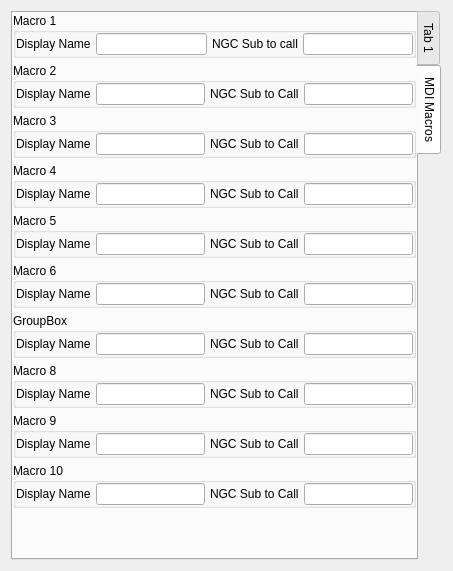
               <widget class="QWidget" name="settings">
                <layout class="QVBoxLayout" name="verticalLayout_17">
                 <item>
                  <widget class="QTabWidget" name="settings_tab">
                   <property name="tabPosition">
                    <enum>QTabWidget::East</enum>
                   </property>
                   <property name="currentIndex">
                    <number>1</number>
                   </property>
                   <widget class="QWidget" name="tab">
                    <attribute name="title">
                     <string>Tab 1</string>
                    </attribute>
                   </widget>
                   <widget class="QWidget" name="tab_mdi_macros">
                    <attribute name="title">
                     <string>MDI Macros</string>
                    </attribute>
                    <layout class="QVBoxLayout" name="verticalLayout_22">
                     <property name="spacing">
                      <number>5</number>
                     </property>
                     <property name="leftMargin">
                      <number>0</number>
                     </property>
                     <property name="topMargin">
                      <number>0</number>
                     </property>
                     <property name="rightMargin">
                      <number>0</number>
                     </property>
                     <property name="bottomMargin">
                      <number>10</number>
                     </property>
                     <item>
                      <widget class="QGroupBox" name="groupBox_11">
                       <property name="title">
                        <string>Macro 1</string>
                       </property>
                       <layout class="QGridLayout" name="gridLayout_18">
                        <property name="leftMargin">
                         <number>0</number>
                        </property>
                        <property name="topMargin">
                         <number>0</number>
                        </property>
                        <property name="rightMargin">
                         <number>0</number>
                        </property>
                        <property name="bottomMargin">
                         <number>0</number>
                        </property>
                        <property name="horizontalSpacing">
                         <number>5</number>
                        </property>
                        <property name="verticalSpacing">
                         <number>2</number>
                        </property>
                        <item row="0" column="1">
                         <widget class="VCPLineEdit" name="lineedit"/>
                        </item>
                        <item row="0" column="0">
                         <widget class="QLabel" name="label_3">
                          <property name="text">
                           <string>Display Name</string>
                          </property>
                         </widget>
                        </item>
                        <item row="0" column="2">
                         <widget class="QLabel" name="label_4">
                          <property name="text">
                           <string>NGC Sub to call</string>
                          </property>
                         </widget>
                        </item>
                        <item row="0" column="3">
                         <widget class="VCPLineEdit" name="lineedit_2"/>
                        </item>
                       </layout>
                      </widget>
                     </item>
                     <item>
                      <widget class="QGroupBox" name="groupBox_12">
                       <property name="title">
                        <string>Macro 2</string>
                       </property>
                       <layout class="QGridLayout" name="gridLayout_19">
                        <property name="leftMargin">
                         <number>0</number>
                        </property>
                        <property name="topMargin">
                         <number>0</number>
                        </property>
                        <property name="rightMargin">
                         <number>0</number>
                        </property>
                        <property name="bottomMargin">
                         <number>0</number>
                        </property>
                        <property name="horizontalSpacing">
                         <number>5</number>
                        </property>
                        <property name="verticalSpacing">
                         <number>2</number>
                        </property>
                        <item row="0" column="0">
                         <widget class="QLabel" name="label_5">
                          <property name="text">
                           <string>Display Name</string>
                          </property>
                         </widget>
                        </item>
                        <item row="0" column="1">
                         <widget class="VCPLineEdit" name="lineedit_3"/>
                        </item>
                        <item row="0" column="2">
                         <widget class="QLabel" name="label_6">
                          <property name="text">
                           <string>NGC Sub to Call</string>
                          </property>
                         </widget>
                        </item>
                        <item row="0" column="3">
                         <widget class="VCPLineEdit" name="lineedit_4"/>
                        </item>
                       </layout>
                      </widget>
                     </item>
                     <item>
                      <widget class="QGroupBox" name="groupBox_13">
                       <property name="title">
                        <string>Macro 3</string>
                       </property>
                       <layout class="QGridLayout" name="gridLayout_20">
                        <property name="leftMargin">
                         <number>0</number>
                        </property>
                        <property name="topMargin">
                         <number>0</number>
                        </property>
                        <property name="rightMargin">
                         <number>0</number>
                        </property>
                        <property name="bottomMargin">
                         <number>0</number>
                        </property>
                        <property name="horizontalSpacing">
                         <number>5</number>
                        </property>
                        <property name="verticalSpacing">
                         <number>2</number>
                        </property>
                        <item row="0" column="1">
                         <widget class="VCPLineEdit" name="lineedit_5"/>
                        </item>
                        <item row="0" column="2">
                         <widget class="QLabel" name="label_15">
                          <property name="text">
                           <string>NGC Sub to Call</string>
                          </property>
                         </widget>
                        </item>
                        <item row="0" column="0">
                         <widget class="QLabel" name="label_7">
                          <property name="text">
                           <string>Display Name</string>
                          </property>
                         </widget>
                        </item>
                        <item row="0" column="3">
                         <widget class="VCPLineEdit" name="lineedit_6"/>
                        </item>
                       </layout>
                      </widget>
                     </item>
                     <item>
                      <widget class="QGroupBox" name="groupBox_14">
                       <property name="title">
                        <string>Macro 4</string>
                       </property>
                       <layout class="QGridLayout" name="gridLayout_21">
                        <property name="leftMargin">
                         <number>0</number>
                        </property>
                        <property name="topMargin">
                         <number>0</number>
                        </property>
                        <property name="rightMargin">
                         <number>0</number>
                        </property>
                        <property name="bottomMargin">
                         <number>0</number>
                        </property>
                        <property name="horizontalSpacing">
                         <number>5</number>
                        </property>
                        <property name="verticalSpacing">
                         <number>2</number>
                        </property>
                        <item row="0" column="2">
                         <widget class="QLabel" name="label_16">
                          <property name="text">
                           <string>NGC Sub to Call</string>
                          </property>
                         </widget>
                        </item>
                        <item row="0" column="1">
                         <widget class="VCPLineEdit" name="lineedit_7"/>
                        </item>
                        <item row="0" column="0">
                         <widget class="QLabel" name="label_8">
                          <property name="text">
                           <string>Display Name</string>
                          </property>
                         </widget>
                        </item>
                        <item row="0" column="3">
                         <widget class="VCPLineEdit" name="lineedit_10"/>
                        </item>
                       </layout>
                      </widget>
                     </item>
                     <item>
                      <widget class="QGroupBox" name="groupBox_15">
                       <property name="title">
                        <string>Macro 5</string>
                       </property>
                       <layout class="QGridLayout" name="gridLayout_22">
                        <property name="leftMargin">
                         <number>0</number>
                        </property>
                        <property name="topMargin">
                         <number>0</number>
                        </property>
                        <property name="rightMargin">
                         <number>0</number>
                        </property>
                        <property name="bottomMargin">
                         <number>0</number>
                        </property>
                        <property name="horizontalSpacing">
                         <number>5</number>
                        </property>
                        <property name="verticalSpacing">
                         <number>2</number>
                        </property>
                        <item row="0" column="3">
                         <widget class="VCPLineEdit" name="lineedit_8"/>
                        </item>
                        <item row="0" column="0">
                         <widget class="QLabel" name="label_9">
                          <property name="text">
                           <string>Display Name</string>
                          </property>
                         </widget>
                        </item>
                        <item row="0" column="2">
                         <widget class="QLabel" name="label_17">
                          <property name="text">
                           <string>NGC Sub to Call</string>
                          </property>
                         </widget>
                        </item>
                        <item row="0" column="1">
                         <widget class="VCPLineEdit" name="lineedit_9"/>
                        </item>
                       </layout>
                      </widget>
                     </item>
                     <item>
                      <widget class="QGroupBox" name="groupBox_16">
                       <property name="title">
                        <string>Macro 6</string>
                       </property>
                       <layout class="QGridLayout" name="gridLayout_23">
                        <property name="leftMargin">
                         <number>0</number>
                        </property>
                        <property name="topMargin">
                         <number>0</number>
                        </property>
                        <property name="rightMargin">
                         <number>0</number>
                        </property>
                        <property name="bottomMargin">
                         <number>0</number>
                        </property>
                        <property name="horizontalSpacing">
                         <number>5</number>
                        </property>
                        <property name="verticalSpacing">
                         <number>2</number>
                        </property>
                        <item row="0" column="2">
                         <widget class="QLabel" name="label_18">
                          <property name="text">
                           <string>NGC Sub to Call</string>
                          </property>
                         </widget>
                        </item>
                        <item row="0" column="0">
                         <widget class="QLabel" name="label_10">
                          <property name="text">
                           <string>Display Name</string>
                          </property>
                         </widget>
                        </item>
                        <item row="0" column="1">
                         <widget class="VCPLineEdit" name="lineedit_11"/>
                        </item>
                        <item row="0" column="3">
                         <widget class="VCPLineEdit" name="lineedit_12"/>
                        </item>
                       </layout>
                      </widget>
                     </item>
                     <item>
                      <widget class="QGroupBox" name="groupBox_17">
                       <property name="title">
                        <string>GroupBox</string>
                       </property>
                       <layout class="QGridLayout" name="gridLayout_24">
                        <property name="leftMargin">
                         <number>0</number>
                        </property>
                        <property name="topMargin">
                         <number>0</number>
                        </property>
                        <property name="rightMargin">
                         <number>0</number>
                        </property>
                        <property name="bottomMargin">
                         <number>0</number>
                        </property>
                        <property name="horizontalSpacing">
                         <number>5</number>
                        </property>
                        <property name="verticalSpacing">
                         <number>2</number>
                        </property>
                        <item row="0" column="0">
                         <widget class="QLabel" name="label_11">
                          <property name="text">
                           <string>Display Name</string>
                          </property>
                         </widget>
                        </item>
                        <item row="0" column="1">
                         <widget class="VCPLineEdit" name="lineedit_13"/>
                        </item>
                        <item row="0" column="2">
                         <widget class="QLabel" name="label_19">
                          <property name="text">
                           <string>NGC Sub to Call</string>
                          </property>
                         </widget>
                        </item>
                        <item row="0" column="3">
                         <widget class="VCPLineEdit" name="lineedit_14"/>
                        </item>
                       </layout>
                      </widget>
                     </item>
                     <item>
                      <widget class="QGroupBox" name="groupBox_18">
                       <property name="title">
                        <string>Macro 8</string>
                       </property>
                       <layout class="QGridLayout" name="gridLayout_25">
                        <property name="leftMargin">
                         <number>0</number>
                        </property>
                        <property name="topMargin">
                         <number>0</number>
                        </property>
                        <property name="rightMargin">
                         <number>0</number>
                        </property>
                        <property name="bottomMargin">
                         <number>0</number>
                        </property>
                        <property name="horizontalSpacing">
                         <number>5</number>
                        </property>
                        <property name="verticalSpacing">
                         <number>2</number>
                        </property>
                        <item row="0" column="1">
                         <widget class="VCPLineEdit" name="lineedit_15"/>
                        </item>
                        <item row="0" column="0">
                         <widget class="QLabel" name="label_12">
                          <property name="text">
                           <string>Display Name</string>
                          </property>
                         </widget>
                        </item>
                        <item row="0" column="2">
                         <widget class="QLabel" name="label_20">
                          <property name="text">
                           <string>NGC Sub to Call</string>
                          </property>
                         </widget>
                        </item>
                        <item row="0" column="3">
                         <widget class="VCPLineEdit" name="lineedit_16"/>
                        </item>
                       </layout>
                      </widget>
                     </item>
                     <item>
                      <widget class="QGroupBox" name="groupBox_19">
                       <property name="title">
                        <string>Macro 9</string>
                       </property>
                       <layout class="QGridLayout" name="gridLayout_26">
                        <property name="leftMargin">
                         <number>0</number>
                        </property>
                        <property name="topMargin">
                         <number>0</number>
                        </property>
                        <property name="rightMargin">
                         <number>0</number>
                        </property>
                        <property name="bottomMargin">
                         <number>0</number>
                        </property>
                        <property name="horizontalSpacing">
                         <number>5</number>
                        </property>
                        <property name="verticalSpacing">
                         <number>2</number>
                        </property>
                        <item row="0" column="0">
                         <widget class="QLabel" name="label_13">
                          <property name="text">
                           <string>Display Name</string>
                          </property>
                         </widget>
                        </item>
                        <item row="0" column="1">
                         <widget class="VCPLineEdit" name="lineedit_17"/>
                        </item>
                        <item row="0" column="2">
                         <widget class="QLabel" name="label_21">
                          <property name="text">
                           <string>NGC Sub to Call</string>
                          </property>
                         </widget>
                        </item>
                        <item row="0" column="3">
                         <widget class="VCPLineEdit" name="lineedit_18"/>
                        </item>
                       </layout>
                      </widget>
                     </item>
                     <item>
                      <widget class="QGroupBox" name="groupBox_20">
                       <property name="title">
                        <string>Macro 10</string>
                       </property>
                       <layout class="QGridLayout" name="gridLayout_27">
                        <property name="leftMargin">
                         <number>0</number>
                        </property>
                        <property name="topMargin">
                         <number>0</number>
                        </property>
                        <property name="rightMargin">
                         <number>0</number>
                        </property>
                        <property name="bottomMargin">
                         <number>0</number>
                        </property>
                        <property name="horizontalSpacing">
                         <number>5</number>
                        </property>
                        <property name="verticalSpacing">
                         <number>2</number>
                        </property>
                        <item row="0" column="0">
                         <widget class="QLabel" name="label_14">
                          <property name="text">
                           <string>Display Name</string>
                          </property>
                         </widget>
                        </item>
                        <item row="0" column="2">
                         <widget class="QLabel" name="label_22">
                          <property name="text">
                           <string>NGC Sub to Call</string>
                          </property>
                         </widget>
                        </item>
                        <item row="0" column="1">
                         <widget class="VCPLineEdit" name="lineedit_19"/>
                        </item>
                        <item row="0" column="3">
                         <widget class="VCPLineEdit" name="lineedit_20"/>
                        </item>
                       </layout>
                      </widget>
                     </item>
                     <item>
                      <spacer name="verticalSpacer_6">
                       <property name="orientation">
                        <enum>Qt::Vertical</enum>
                       </property>
                       <property name="sizeHint" stdset="0">
                        <size>
                         <width>20</width>
                         <height>40</height>
                        </size>
                       </property>
                      </spacer>
                     </item>
                    </layout>
                   </widget>
                  </widget>
                 </item>
                </layout>
               </widget>
